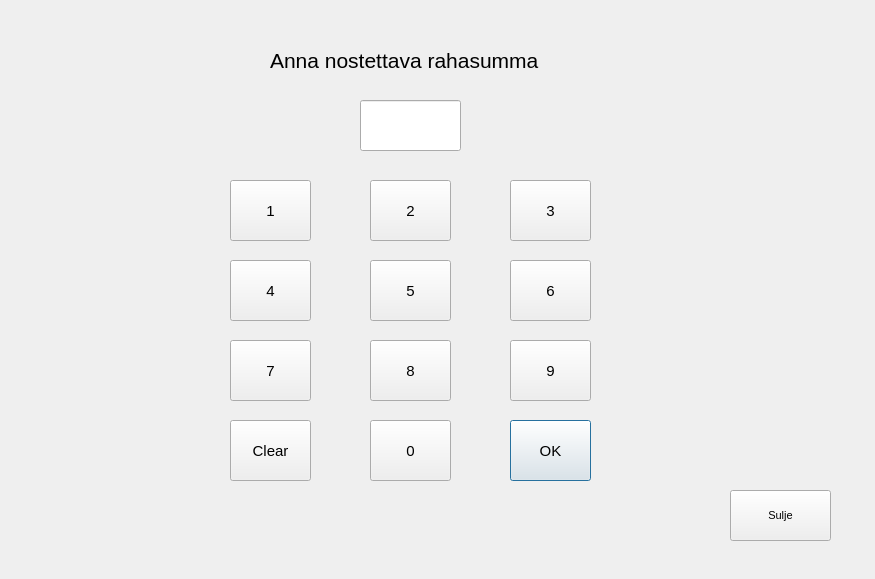
<?xml version="1.0" encoding="UTF-8"?>
<ui version="4.0">
 <class>MuuSumma</class>
 <widget class="QDialog" name="MuuSumma">
  <property name="geometry">
   <rect>
    <x>0</x>
    <y>0</y>
    <width>875</width>
    <height>579</height>
   </rect>
  </property>
  <property name="windowTitle">
   <string>Dialog</string>
  </property>
  <widget class="QLineEdit" name="le_muuSumma">
   <property name="geometry">
    <rect>
     <x>360</x>
     <y>100</y>
     <width>101</width>
     <height>51</height>
    </rect>
   </property>
   <property name="font">
    <font>
     <pointsize>24</pointsize>
    </font>
   </property>
  </widget>
  <widget class="QPushButton" name="btn_ok">
   <property name="geometry">
    <rect>
     <x>510</x>
     <y>420</y>
     <width>81</width>
     <height>61</height>
    </rect>
   </property>
   <property name="font">
    <font>
     <pointsize>11</pointsize>
    </font>
   </property>
   <property name="autoFillBackground">
    <bool>false</bool>
   </property>
   <property name="text">
    <string>OK</string>
   </property>
  </widget>
  <widget class="QPushButton" name="btn_close">
   <property name="geometry">
    <rect>
     <x>730</x>
     <y>490</y>
     <width>101</width>
     <height>51</height>
    </rect>
   </property>
   <property name="font">
    <font>
     <pointsize>8</pointsize>
    </font>
   </property>
   <property name="text">
    <string>Sulje</string>
   </property>
  </widget>
  <widget class="QPushButton" name="btn_1">
   <property name="geometry">
    <rect>
     <x>230</x>
     <y>180</y>
     <width>81</width>
     <height>61</height>
    </rect>
   </property>
   <property name="font">
    <font>
     <pointsize>11</pointsize>
    </font>
   </property>
   <property name="text">
    <string>1</string>
   </property>
  </widget>
  <widget class="QPushButton" name="btn_2">
   <property name="geometry">
    <rect>
     <x>370</x>
     <y>180</y>
     <width>81</width>
     <height>61</height>
    </rect>
   </property>
   <property name="font">
    <font>
     <pointsize>11</pointsize>
    </font>
   </property>
   <property name="text">
    <string>2</string>
   </property>
  </widget>
  <widget class="QPushButton" name="btn_3">
   <property name="geometry">
    <rect>
     <x>510</x>
     <y>180</y>
     <width>81</width>
     <height>61</height>
    </rect>
   </property>
   <property name="font">
    <font>
     <pointsize>11</pointsize>
    </font>
   </property>
   <property name="text">
    <string>3</string>
   </property>
  </widget>
  <widget class="QPushButton" name="btn_4">
   <property name="geometry">
    <rect>
     <x>230</x>
     <y>260</y>
     <width>81</width>
     <height>61</height>
    </rect>
   </property>
   <property name="font">
    <font>
     <pointsize>11</pointsize>
    </font>
   </property>
   <property name="text">
    <string>4</string>
   </property>
  </widget>
  <widget class="QPushButton" name="btn_5">
   <property name="geometry">
    <rect>
     <x>370</x>
     <y>260</y>
     <width>81</width>
     <height>61</height>
    </rect>
   </property>
   <property name="font">
    <font>
     <pointsize>11</pointsize>
    </font>
   </property>
   <property name="text">
    <string>5</string>
   </property>
  </widget>
  <widget class="QPushButton" name="btn_6">
   <property name="geometry">
    <rect>
     <x>510</x>
     <y>260</y>
     <width>81</width>
     <height>61</height>
    </rect>
   </property>
   <property name="font">
    <font>
     <pointsize>11</pointsize>
    </font>
   </property>
   <property name="text">
    <string>6</string>
   </property>
  </widget>
  <widget class="QPushButton" name="btn_7">
   <property name="geometry">
    <rect>
     <x>230</x>
     <y>340</y>
     <width>81</width>
     <height>61</height>
    </rect>
   </property>
   <property name="font">
    <font>
     <pointsize>11</pointsize>
    </font>
   </property>
   <property name="text">
    <string>7</string>
   </property>
  </widget>
  <widget class="QPushButton" name="btn_8">
   <property name="geometry">
    <rect>
     <x>370</x>
     <y>340</y>
     <width>81</width>
     <height>61</height>
    </rect>
   </property>
   <property name="font">
    <font>
     <pointsize>11</pointsize>
    </font>
   </property>
   <property name="text">
    <string>8</string>
   </property>
  </widget>
  <widget class="QPushButton" name="btn_9">
   <property name="geometry">
    <rect>
     <x>510</x>
     <y>340</y>
     <width>81</width>
     <height>61</height>
    </rect>
   </property>
   <property name="font">
    <font>
     <pointsize>11</pointsize>
    </font>
   </property>
   <property name="text">
    <string>9</string>
   </property>
  </widget>
  <widget class="QPushButton" name="btn_0">
   <property name="geometry">
    <rect>
     <x>370</x>
     <y>420</y>
     <width>81</width>
     <height>61</height>
    </rect>
   </property>
   <property name="font">
    <font>
     <pointsize>11</pointsize>
    </font>
   </property>
   <property name="text">
    <string>0</string>
   </property>
  </widget>
  <widget class="QPushButton" name="btn_clear">
   <property name="geometry">
    <rect>
     <x>230</x>
     <y>420</y>
     <width>81</width>
     <height>61</height>
    </rect>
   </property>
   <property name="font">
    <font>
     <pointsize>11</pointsize>
    </font>
   </property>
   <property name="text">
    <string>Clear</string>
   </property>
  </widget>
  <widget class="QLabel" name="label">
   <property name="geometry">
    <rect>
     <x>270</x>
     <y>40</y>
     <width>381</width>
     <height>41</height>
    </rect>
   </property>
   <property name="font">
    <font>
     <pointsize>16</pointsize>
    </font>
   </property>
   <property name="text">
    <string>Anna nostettava rahasumma</string>
   </property>
  </widget>
 </widget>
 <resources/>
 <connections/>
</ui>
